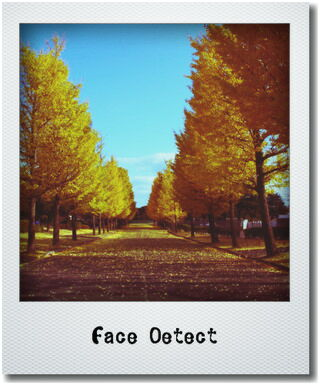
#> input picture Polaroid.jpg, 320 x 385 px; the run also reads 1 picture not shown here
$ jupyter execute '膨張・収縮処理.ipynb'
#> lines starting #> are read from the running program, lines starting #| are printed output that depends on the picture; after the words box and inside, x2 and y2 are one past the last pixel; in counts of white or black regions, pixels touching at a corner belong together
<a href="https://colab.research.google.com/github/aquapathos/openCVLesson/blob/master/%E8%86%A8%E5%BC%B5%E3%83%BB%E5%8F%8E%E7%B8%AE%E5%87%A6%E7%90%86.ipynb" target="_parent"></a>

[cell 1]
import urllib.request
import cv2
import numpy as np
from matplotlib import pyplot as plt
from google.colab.patches import cv2_imshow
from google.colab import files
filename = list(files.upload())[0]
#> the answer given: Polaroid.jpg
img = cv2.imread(filename,1) # カラーで読み込み
#> img is the input picture: shape (385, 320, 3); mean B, G, R 135.8, 147.3, 151.1
gry = cv2.imread(filename,0) # グレイで読み込み
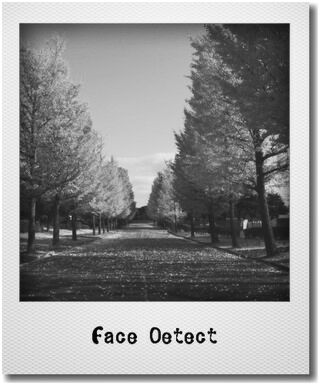
#> gry: shape (385, 320); min 0, max 255, mean 147.1
cv2_imshow(img)
print("図A-1　cross.jpg")
hist = cv2.calcHist([gry],[0],None,[256],[0,256])
#> hist = 256 values, max 1697 at index 255, min 10 at index 4, mean 481.2
plt.hist(gry.ravel(),256,[0,256]); plt.show()
#> after `plt.hist(gry.ravel(), 256, [0, 256])`:
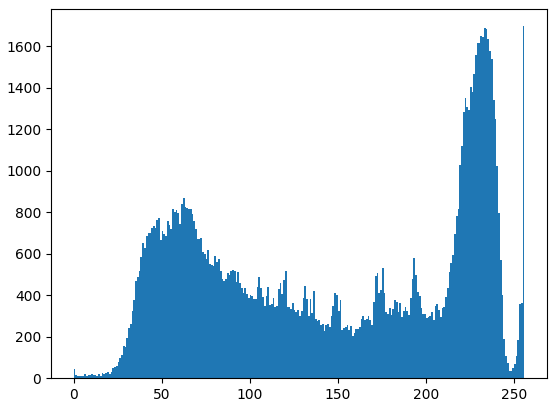
#> figure drawn by matplotlib, 1 panel; tallest bar 1697 high, from x = 255 to 256
print("図A-2　coss.jpg のヒストグラム")

[cell 2]
# ２階調化
ret, bw = cv2.threshold(gry,0,255,cv2.THRESH_BINARY+cv2.THRESH_OTSU)
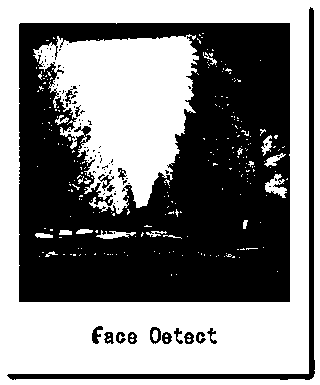
#> bw: shape (385, 320); 51.1% white; 90 black regions (73 under 20 px), largest, box (x1, y1, x2, y2) and area: (19, 23, 290, 302) 55548, (7, 7, 315, 380) 3382, (92, 326, 103, 344) 108
#> ret = 145
cv2_imshow(bw)
print("図A-3　coss.jpg を判別分析法によるしきい値 {} で２階調化した画像".format(ret))
#| 図A-3　coss.jpg を判別分析法によるしきい値 145.0 で２階調化した画像

[cell 3]
# 画像の高さと幅
height = bw.shape[0]
#> height = 385
width = bw.shape[1]
#> width = 320
# 中心
center = (int(width/2)+5, int(height/2)+5)
#> center = (165, 197)

# 回転角
angle = -45.0
# スケール
scale = 1.0
# 余白をつける
img2 = np.zeros((height+70,height+70))
img2[35:35+height,35:35+width] = 255-bw
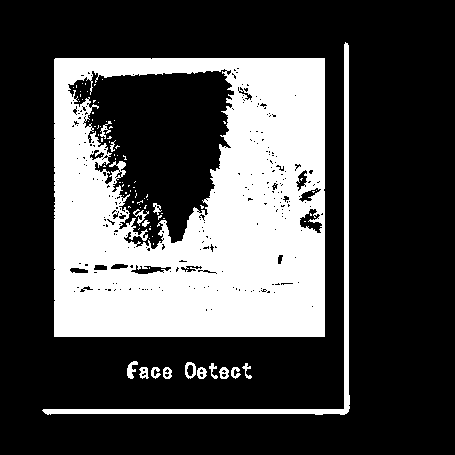
#> img2: shape (455, 455) float64; 29.1% white; 90 white regions (73 under 20 px), largest, box (x1, y1, x2, y2) and area: (54, 58, 325, 337) 55548, (42, 42, 350, 415) 3382, (127, 361, 138, 379) 108
bw2 = 255-img2.copy()
# getRotationMatrix2D関数を使用
rmatrix = cv2.getRotationMatrix2D(center, angle , scale)
#アフィン変換
img2 = 255-cv2.warpAffine(img2, rmatrix, (width+70,height+70))
#> img2: shape (455, 390) float64
cv2_imshow(img2)
print("図A-4　45度回転した画像")

# 膨張処理

収縮はErosion，膨張はDilationであるが，opencv では，図が白，地が黒である前提のネーミングとなっている．
ここでは図が黒，地が白であるので，膨張と収縮が逆になることに注意せよ．

## ８近傍の膨張

[cell 4]
繰り返し回数 = 10 #@param {type:"slider", min:1, max:30, step:1}
neiborhood8 = np.ones((3,3),np.uint8)
dilation8 = cv2.erode(bw2,neiborhood8,iterations = 繰り返し回数 )
#> dilation8: shape (455, 455) float64; 51.4% white; 2 black regions, box (x1, y1, x2, y2) and area: (32, 32, 360, 425) 95597, (117, 351, 262, 389) 5111
dilation8r45 = cv2.erode(img2,neiborhood8,iterations = 繰り返し回数 )
cv2_imshow(128*(dilation8/255)+64)
print("図A-5　cross の {}回膨張　８近傍処理".format(繰り返し回数 ))
cv2_imshow(128*(dilation8r45/255)+64)
print("図A-6　45度回転画像 の {}回膨張　８近傍処理".format(繰り返し回数))

# 8近傍膨張　極端な例

[cell 5]
itt = 25 #@param {type:"slider", min:1, max:30, step:1}
neiborhood8 = np.ones((3,3),np.uint8)
dilation8 = cv2.erode(bw2,neiborhood8,iterations = itt)
#> dilation8: shape (455, 455) float64; 34.2% white; 3 white regions, box (x1, y1, x2, y2) and area: (0, 0, 455, 455) 66841, (140, 99, 196, 178) 2949, (277, 362, 319, 384) 924
dilation8r45 = cv2.erode(img2,neiborhood8,iterations = itt)
cv2_imshow(128*(dilation8/255)+64)
print("図A-7　cross の {}回膨張 ８近傍処理".format(itt))
cv2_imshow(128*(dilation8r45/255)+64)
print("図A-8　45度回転画像 の {}回膨張　８近傍処理".format(itt))

# 徐々に膨張回数を増やして変化の様子を観測してみる

[cell 6]
plt.figure(figsize=(10, 4), dpi=100)
neiborhood8 = np.ones((3,3),np.uint8)
plt.subplot(2,6,1)
plt.imshow(bw2)
plt.title("Origin")
plt.axis('off')
for i in range(1, 6):
    dilation8 = cv2.erode(bw2,neiborhood8,iterations = i*5 )
    plt.subplot(2, 6, i+1)
    plt.title(str(5*i))
    plt.imshow(dilation8)
    plt.axis('off')
    dilation8r45 = cv2.erode(img2,neiborhood8,iterations = i*5)
    plt.subplot(2, 6, 6+i+1)
    plt.title(str(5*i))
    plt.imshow(dilation8r45)
    plt.axis('off')

 　　　　　　　　　　　　　図A-9　膨張回数を段階的に増やしていった場合の結果観察（　８近傍処理 )

# ４近傍膨張

[cell 7]
itt = 10 #@param {type:"slider", min:1, max:30, step:1}
neiborhood4 = np.array([[0, 1, 0],[1, 1, 1],[0, 1, 0]],np.uint8)
dilation4 = cv2.erode(bw2,neiborhood4,iterations = itt)
#> dilation4: shape (455, 455) float64; 52.7% white; 2 black regions, box (x1, y1, x2, y2) and area: (32, 32, 360, 425) 93678, (117, 351, 262, 389) 4166
dilation4r45 = cv2.erode(img2,neiborhood4,iterations = itt)
cv2_imshow(128*(dilation4/255)+64)
print("図A-10　cross の {}回膨張　４近傍処理".format(itt))
cv2_imshow(128*(dilation4r45/255)+64)
print("図A-11　45度回転画像 の {}回膨張　４近傍処理".format(itt))

# ４近傍膨張　極端な例

[cell 8]
itt = 25 #@param {type:"slider", min:1, max:30, step:1}
neiborhood4 = np.array([[0, 1, 0],[1, 1, 1],[0, 1, 0]],np.uint8)
dilation4 = cv2.erode(bw2,neiborhood4,iterations = itt)
#> dilation4: shape (455, 455) float64; 36.3% white; 3 white regions, box (x1, y1, x2, y2) and area: (0, 0, 455, 455) 69550, (122, 97, 203, 198) 4713, (271, 362, 319, 384) 981
dilation4r45 = cv2.erode(img2,neiborhood4,iterations = itt)
cv2_imshow(128*(dilation4/255)+64)
print("図A-12　cross の {}回膨張　４近傍処理".format(itt))
cv2_imshow(128*(dilation4r45/255)+64)
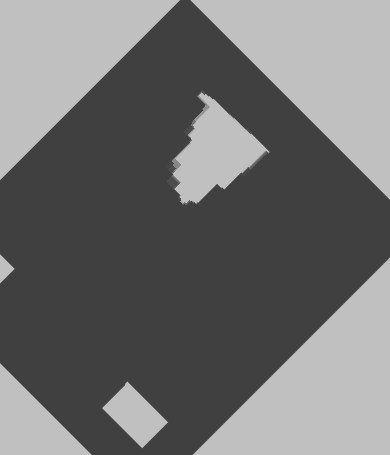
#> shown: shape (455, 390) float64; min 64, max 192, mean 112.8
print("図A-13　45度回転画像 の {}回膨張　４近傍処理".format(itt))

[cell 9]
plt.figure(figsize=(10, 4), dpi=100)
plt.subplot(2,6,1)
plt.imshow(bw2)
plt.title("Origin")
plt.axis('off')
for i in range(1, 6):
    dilation4 = cv2.erode(bw2,neiborhood4,iterations = i*5 )
    plt.subplot(2, 6, i+1)
    plt.title(str(5*i))
    plt.imshow(dilation4)
    plt.axis('off')
    dilation4r45 = cv2.erode(img2,neiborhood4,iterations = i*5)
    plt.subplot(2, 6, 6+i+1)
    plt.title(str(5*i))
    plt.imshow(dilation4r45)
    plt.axis('off')
#> this loop made 5 passes
#> pass 1, `dilation4r45 = cv2.erode(img2,neiborhood4,iterations = i*5)`:
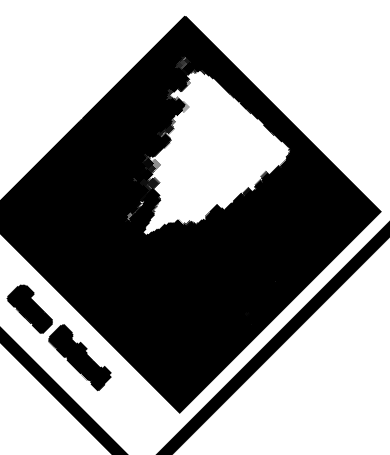
#> dilation4r45: shape (455, 390) float64; min 0, max 255, mean 146.7

 　　　　　　　　　　　　　図A-14　膨張回数を段階的に増やしていった場合の結果観察（　４近傍処理 )

# 8近傍収縮

[cell 10]
itt = 10 #@param {type:"slider", min:1, max:30, step:1}
neiborhood8 = np.ones((3,3),np.uint8)
erosion8 = cv2.dilate(bw2,neiborhood8,iterations = itt)
#> erosion8: shape (455, 455) float64; 93% white; 8 black regions (3 under 20 px), largest, box (x1, y1, x2, y2) and area: (64, 179, 315, 327) 9348, (249, 68, 315, 160) 3001, (64, 137, 104, 258) 1856, (231, 151, 257, 164) 203, (239, 113, 257, 136) 78
erosion8r45 = cv2.dilate(img2,neiborhood8,iterations = itt)
cv2_imshow(128*(erosion8/255)+64)
print("図A-15　cross の {}回収縮　８近傍処理".format(itt))
cv2_imshow(128*(erosion8r45/255)+64)
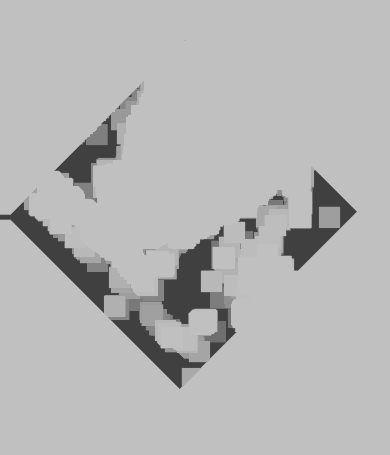
#> shown: shape (455, 390) float64; min 64, max 192, mean 181.9
print("図A-16　45度回転画像 の {}回収縮　８近傍処理".format(itt))

# ８近傍収縮　極端な例

[cell 11]
itt = 25 #@param {type:"slider", min:1, max:30, step:1}
neiborhood8 = np.ones((3,3),np.uint8)
erosion8 = cv2.dilate(bw2,neiborhood8,iterations = itt)
#> erosion8: shape (455, 455) float64; 100% white; 1 black region, box (x1, y1, x2, y2) and area: (248, 250, 253, 259) 30
erosion8r45 = cv2.dilate(img2,neiborhood8,iterations = itt)
cv2_imshow(128*(erosion8/255)+64)
print("図A-17　cross の {}回収縮　８近傍処理".format(itt))
cv2_imshow(128*(erosion8r45/255)+64)
print("図A-18　45度回転画像 の {}回収縮　８近傍処理".format(itt))

[cell 12]
plt.figure(figsize=(10, 4), dpi=100)
neiborhood8 = np.ones((3,3),np.uint8)
plt.subplot(2,6,1)
plt.imshow(bw2)
plt.title("Origin")
plt.axis('off')
for i in range(1, 6):
    erosion8 = cv2.dilate(bw2,neiborhood8,iterations = i*5 )
    plt.subplot(2, 6, i+1)
    plt.title(str(5*i))
    plt.imshow(erosion8)
    plt.axis('off')
    erosion8r45 = cv2.dilate(img2,neiborhood8,iterations = i*5)
    plt.subplot(2, 6, 6+i+1)
    plt.title(str(5*i))
    plt.imshow(erosion8r45)
    plt.axis('off')
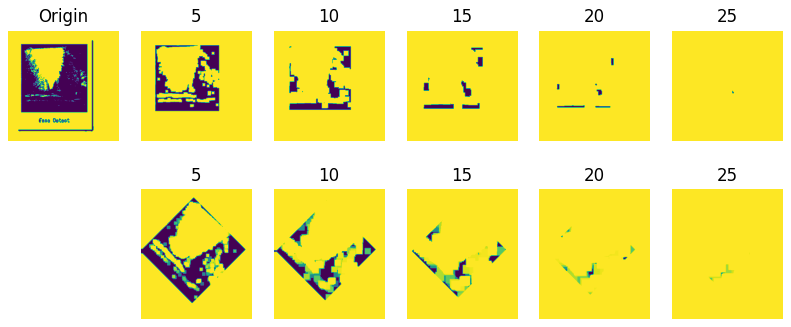
#> figure drawn by matplotlib, 11 panels

---

　　　　　　　　　図A-19　収縮回数を段階的に増やしていった場合の結果観察（　８近傍処理 )

# ４近傍収縮

[cell 13]
itt = 10 #@param {type:"slider", min:1, max:30, step:1}
neiborhood4 = np.array([[0, 1, 0],[1, 1, 1],[0, 1, 0]],np.uint8)
erosion4 = cv2.dilate(bw2,neiborhood4,iterations = itt)
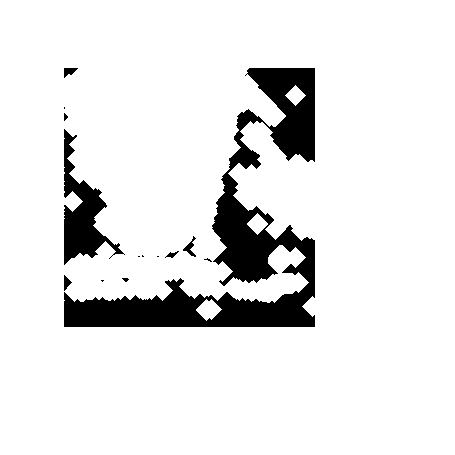
#> erosion4: shape (455, 455) float64; 90.3% white; 14 black regions (7 under 20 px), largest, box (x1, y1, x2, y2) and area: (64, 68, 315, 327) 16883, (64, 129, 125, 265) 2893, (183, 236, 196, 257) 95
erosion4r45 = cv2.dilate(img2,neiborhood4,iterations = itt)
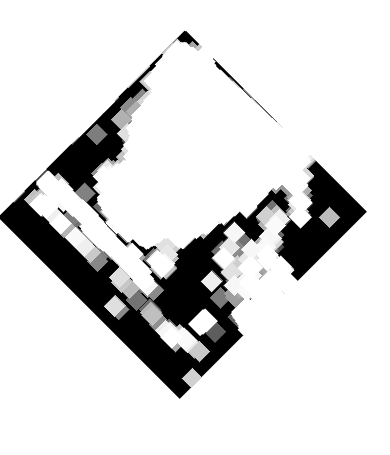
#> erosion4r45: shape (455, 390) float64; min 0, max 255, mean 218.9
cv2_imshow(128*(erosion4/255)+64)
print("図A-20　cross の {}回収縮　４近傍処理".format(itt))
cv2_imshow(128*(erosion4r45/255)+64)
print("図A-21　45度回転画像 の {}回収縮　４近傍処理".format(itt))

# ４近傍収縮　極端な例

[cell 14]
itt = 30 #@param {type:"slider", min:1, max:30, step:1}
neiborhood4 = np.array([[0, 1, 0],[1, 1, 1],[0, 1, 0]],np.uint8)
erosion4 = cv2.dilate(bw2,neiborhood4,iterations = itt)
erosion4r45 = cv2.dilate(img2,neiborhood4,iterations = itt)
cv2_imshow(128*(erosion4/255)+64)
print("図A-22　cross の {}回収縮　４近傍処理".format(itt))
cv2_imshow(128*(erosion4r45/255)+64)
print("図A-23　45度回転画像 の {}回収縮　４近傍処理".format(itt))

[cell 15]
plt.figure(figsize=(10, 4), dpi=100)
neiborhood4 = np.array([[0, 1, 0],[1, 1, 1],[0, 1, 0]],np.uint8)
plt.subplot(2,6,1)
plt.imshow(bw2)
plt.title("Origin")
plt.axis('off')
for i in range(1, 6):
    erosion4 = cv2.dilate(bw2,neiborhood4,iterations = i*5 )
    plt.subplot(2, 6, i+1)
    plt.title(str(5*i))
    plt.imshow(erosion4)
    plt.axis('off')
    erosion4r45 = cv2.dilate(img2,neiborhood4,iterations = i*5)
    plt.subplot(2, 6, 6+i+1)
    plt.title(str(5*i))
    plt.imshow(erosion4r45)
    plt.axis('off')

　　　　　　　　　　　　　図A-24　収縮回数を段階的に増やしていった場合の結果観察（４近傍処理 )

# 円ならどうなるか？

[cell 16]
filenameC = list(files.upload())[0]
#> the answer given: ar1.jpg
imgC = cv2.imread(filenameC,1) # カラーで読み込み
gryC = cv2.imread(filenameC,0) # グレイで読み込み
cv2_imshow(imgC)
print("図A-25　ある円の画像")
histC = cv2.calcHist([gryC],[0],None,[256],[0,256])
#> histC = 256 values, max 23402 at index 31, min 0 at index 0, mean 195.3
plt.hist(gryC.ravel(),256,[0,256]); plt.show()
print("図A-26　上の画像のヒストグラム")
# ２階調化
retC, bwC = cv2.threshold(gryC,0,255,cv2.THRESH_BINARY+cv2.THRESH_OTSU)
#> retC = 116
cv2_imshow(bwC)
print("図A-27　円の画像を判別分析法によるしきい値 {} で２階調化した画像".format(retC))
#| 図A-27　円の画像を判別分析法によるしきい値 116.0 で２階調化した画像

[cell 17]
print("↓図A-27　円の膨張　８近傍膨張".format(retC))
#| ↓図A-27　円の膨張　８近傍膨張

plt.figure(figsize=(10, 4), dpi=100)
neiborhood8 = np.ones((3,3),np.uint8)
plt.subplot(1,6,1)
plt.imshow(bwC)
plt.title("Origin")
plt.axis('off')
for i in range(1, 6):
    dilate8 = cv2.erode(bwC,neiborhood8,iterations = i*5 )
    plt.subplot(1, 6, i+1)
    plt.title(str(5*i))
    plt.imshow(dilate8)
    plt.axis('off')

[cell 18]
print("↓図A-28円の膨張　４近傍膨張".format(retC))
#| ↓図A-28円の膨張　４近傍膨張
plt.figure(figsize=(10, 4), dpi=100)
neiborhood4 = np.array([[0, 1, 0],[1, 1, 1],[0, 1, 0]],np.uint8)
plt.subplot(1,6,1)
plt.imshow(bwC)
plt.title("Origin")
plt.axis('off')
for i in range(1, 6):
    dilate4 = cv2.erode(bwC,neiborhood4,iterations = i*5 )
    plt.subplot(1, 6, i+1)
    plt.title(str(5*i))
    plt.imshow(dilate4)
    plt.axis('off')

[cell 19]
print("↓図A-29　円の膨張　８近傍収縮".format(retC))
#| ↓図A-29　円の膨張　８近傍収縮

plt.figure(figsize=(10, 4), dpi=100)
neiborhood8 = np.ones((3,3),np.uint8)
plt.subplot(1,6,1)
plt.imshow(bwC)
plt.title("Origin")
plt.axis('off')
for i in range(1, 6):
    erosion8 = cv2.dilate(bwC,neiborhood8,iterations = i*5 )
    plt.subplot(1, 6, i+1)
    plt.title(str(5*i))
    plt.imshow(erosion8)
    plt.axis('off')

[cell 20]
print("↓図A-30　円の膨張　4近傍収縮".format(retC))
#| ↓図A-30　円の膨張　4近傍収縮

plt.figure(figsize=(10, 4), dpi=100)
neiborhood4 = np.array([[0, 1, 0],[1, 1, 1],[0, 1, 0]],np.uint8)
plt.subplot(1,6,1)
plt.imshow(bwC)
plt.title("Origin")
plt.axis('off')
for i in range(1, 6):
    erosion4 = cv2.dilate(bwC,neiborhood4,iterations = i*5 )
    plt.subplot(1, 6, i+1)
    plt.title(str(5*i))
    plt.imshow(erosion4)
    plt.axis('off')
